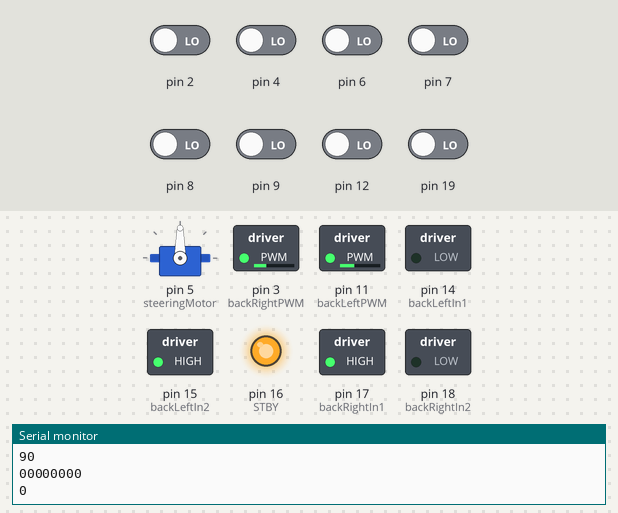
This sketch was run on a simulated Arduino Uno, built with avr-gcc and run on an emulated ATmega328P. Shown: servo, switched loads named in the sketch (green lamp = pin HIGH), output pins drawn as LEDs (lit = HIGH), the last lines printed to the serial monitor. The inputs (shaded band) are chosen by the test bench; at power-on: pin 2, pin 4, pin 6–9, pin 12, pin 19 LOW.

Above: at 1.2 s.
1.3 s: pin 2 driven HIGH
At 1.7 s:
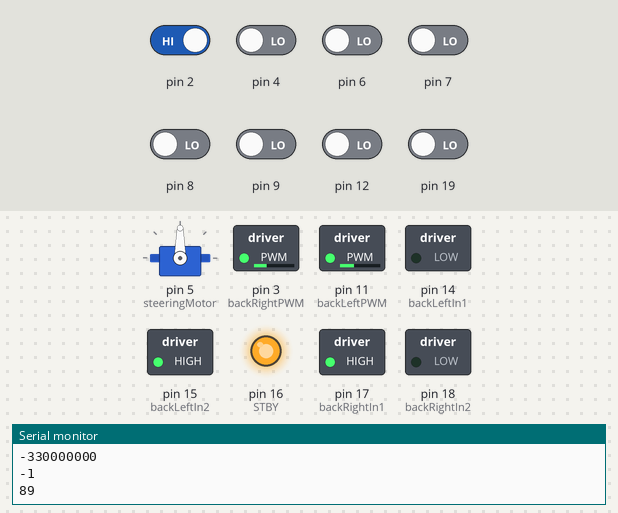
2.8 s: pin 6 driven HIGH
At 3.5 s:
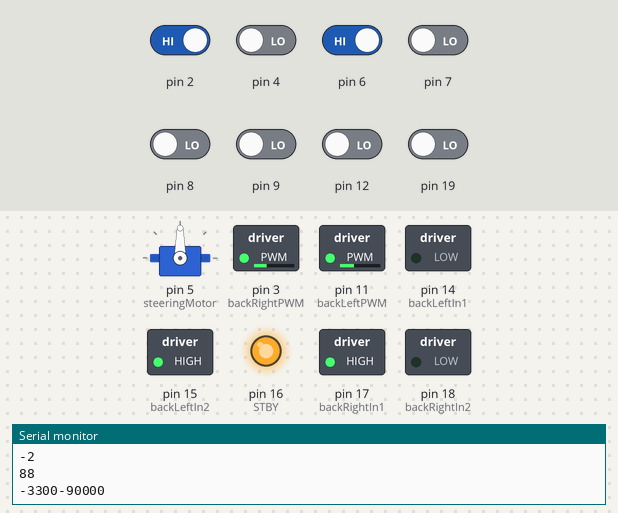
4.3 s: pin 19 driven HIGH
At 5.1 s:
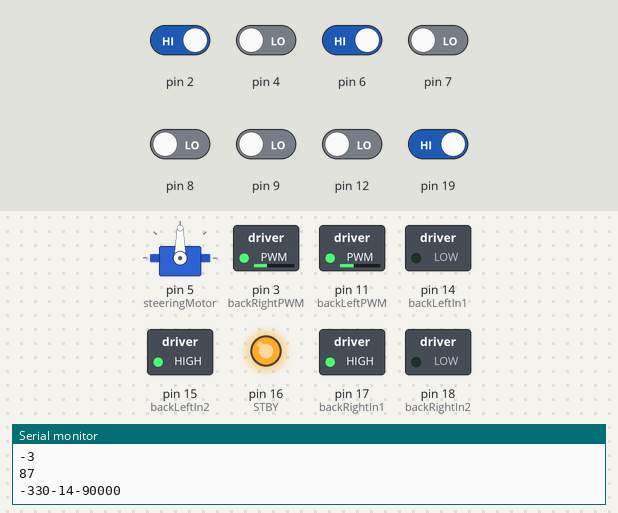
Timing chart, 0 to 7.3 s (numbered marks = the images above; inputs shaded):
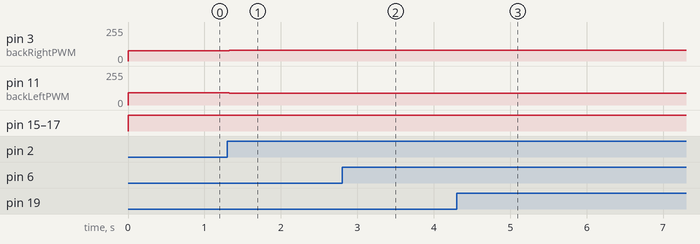

Measured:
- after the input at 1.3 s, pin 3 (backRightPWM): 78/255 → 79/255 at once; pin 11 (backLeftPWM): 91/255 → 89/255 at once
- after the input at 2.8 s, pin 3 (backRightPWM): 79/255 → 80/255 at once; pin 11 (backLeftPWM): 89/255 → 88/255 at once
- after the input at 4.3 s, pin 3 (backRightPWM): 80/255 → 81/255 at once; pin 11 (backLeftPWM): 88/255 → 87/255 at once

The sketch:

robot2motors.ino
```cpp
#include <Servo.h>
#include "LineSensor.h"


//servo pins
int const steering = 3;
Servo steeringMotor;

const int noseLength = 120;

//had problems with pin 10 on practice arduino
//left motors A
//right motors B
//
int const backLeftPWM = 11; //A PWM
int const backLeftIn1 = 14; //A In1
int const backLeftIn2 = 15; //A In2

int const backRightPWM = 3; //B PWM
int const backRightIn1 = 17; //B In1
int const backRightIn2 = 18; //B In2

int const boardLED = 13;
int const STBY = 16;  //

//line sensor
//the array is the pins L3, L2 ... R2, R3
LineSensor lineSensor( new int [8] {2, 4, 19, 6, 7, 8, 9, 12} );
int* lineData = new int [8];


void setup() {
    // put your setup code here, to run once:

    steeringMotor.attach(5); //attach servo to pin 19

    //Left Motor
    pinMode(backLeftIn1, OUTPUT);
    pinMode(backLeftIn2, OUTPUT);
    pinMode(STBY, OUTPUT);

    //Right Motor
    pinMode(backRightIn1, OUTPUT);
    pinMode(backRightIn2, OUTPUT);

    Serial.begin(9600);
}

void loop() {
  // put your main code here, to run repeatedly:

    lineSensor.update();

    //getSensorData(lineData, lineSensorPins, 8);

    if(lineSensor.hasOneTrue()) {
      lineSensor.getCurrent(lineData);
    } else {
      lineSensor.getLastSeen(lineData);
    }

    steer(lineData, steeringMotor);
    digitalWrite(backLeftIn1, 0);
    digitalWrite(backLeftIn2, 1);
    digitalWrite(STBY,1);

    digitalWrite(backRightIn1, 1);
    digitalWrite(backRightIn2, 0);

    for (int i = 0; i < 8; ++i) {
      Serial.print(lineData[i]);
    }

    Serial.println(' ');

}

//takes the array with numbers in it
//adds the numbers together and steers with it
void steer(int data[8], Servo motor){

 convertArrayToNumbers(data);
  int sum = sumArray(data);

  sum = toDegrees(sum, noseLength)/8;

  moveServo(sum, motor);

  return;
}

void moveServo (int delta, Servo motor ) {

    Serial.println(delta);
    int angle = delta + motor.read();
    if (angle < 50) {
        angle = 50;
    } else if (angle > 120) {
        angle = 120;
    }

    double rads = angle * 0.0174533;
    int leftSpeed = 130, rightSpeed = 130;

    leftSpeed *= .3 + ((double)(angle-50)/100);

    rightSpeed *= .3 + ((double)(120-angle)/100);

    analogWrite(backLeftPWM, leftSpeed);

    analogWrite(backRightPWM, rightSpeed);

    motor.write(angle);

    Serial.println(angle);

    return;
}


//function that takes the array of 1 or 0 values from the line
//sensor and converts them into an array of values
void convertArrayToNumbers(int a []){


  a[0] *= -33;
  a[1] *= 24;
  a[2] *= -14;
  a[3] *= -9;
  a[4] *= 9;
  a[5] *= 14;
  a[6] *= 24;
  a[7] *= 33;

}

//helper function that sums all the values
//in the array and returns the sum
int sumArray(int a[8]){

    int sum = 0;

    for(int i = 0; i < 8; i++){
        sum += a[i];
    }

    return sum;
}

int toDegrees (int distance, int radius) {
    return 360 * distance / (PI * 2 * radius);
}
```

LineSensor.cpp
```cpp
#include "LineSensor.h"
#include <Arduino.h>


LineSensor::LineSensor() {
	sensors = 0;
	current = lastSeen = pins = 0x0;
}

LineSensor::LineSensor(const int* pinNums, int numOfPins) {
	sensors = numOfPins;

	current = new int [sensors];
	lastSeen = new int [sensors];

	for (int i = 0; i < numOfPins; ++i) {
		current[i] = lastSeen[i] = 0;
	}


	pins = new int [sensors];

	for (int i = 0; i < numOfPins; ++i) {
		pins[i] = pinNums[i];
		pinMode(pins[i], INPUT);
	}
}


void LineSensor::getCurrent(int* arr) {
   for (int i = 0; i < sensors; ++i) {
    arr[i] = current[i];
  }
}


void LineSensor::getLastSeen(int* arr) {

  for (int i = 0; i < sensors; ++i) {
    arr[i] = lastSeen[i];
  }

}


/**
 * This function updates the arrays current and lastSeen.
 * lastSeen will only be overwritten if current has at least one true.
 *
 * @author Blake Lasky
 *
 * @param current current line data array
 * @param lastSeen reading data from last time we got at least one true reading
 * @param pinSpots pins corresponding to the previous two data arrays
 * @param arraySize size of the previous three arrays
 */
void LineSensor::update () {
    int* temp;

    temp = getSensorData();

    if ( hasOneTrue() ) {
        // shifts data from current to lastSeen and from temp to current
        for (int i = 0; i < sensors; ++i) {
            lastSeen[i] = current[i];
            current[i] = temp[i];
        }
    } else {
        //overwrites current with temp; does not affect lastSeen
        for (int i = 0; i < sensors; ++i) {
            current[i] = temp[i];
        }
    }

    delete[] temp;

}


/**
 * This function reads pins from pinSpots into array lineData of size arraySize.
 *
 * @author Blake Lasky
 *
 * @param lineData is an array which will be overidden with new data
 * @param pinSpots stores the pin numbers to read data in to put in lineData
 * @param arraySize stores the size of the other arrays; defaults to 8
 */
int* LineSensor::getSensorData() {

	int* temp = new int [8];

	//get sensor data from all 8 pins
	for (int i = 0; i < sensors; ++i) {
		temp[i] = digitalRead( pins[i] );
	}

	return temp;
}


/**
 * This function takes an array and check to make sure it has at least one true value
 *
 * @author Blake Lasky
 *
 * @param array the array to iterate through and check for a true value
 * @param arraySize size of the array passed in
 *
 * @return returns whether or not there was at least one true value
 */
bool LineSensor::hasOneTrue () {

    for (int i = 0; i < sensors; ++i) {
        if (current[i]) {
            return true;
        }
    }

    return false;
}
```

LineSensor.h
```cpp
#ifndef LINESENSOR_H
#define LINESENSOR_H

class LineSensor {

private:

	//how mant sensors are on the line sensor board
	int sensors;

	//stores current data from line sensor
    int* current;

    //stores data from when line was last seen
    int* lastSeen;

    //list of the pins where the sensor is where [0] is L3 and [7] is R3
	int* pins;


	// Various helper member functions.
	int* getSensorData();

 LineSensor();

public:
 bool hasOneTrue();

	//constructors
	//NOTE: make sure you pass in an array of pin numbers!
	//			this will not work properly otherwise.
	LineSensor(const int* pinNums, int numOfPins = 8);


	//will make sure to deallocate the memory
	void getCurrent(int*);

	//will make sure to deallocate the memory
	void getLastSeen(int*);


	//updates current and lastSeen
	void update();

};

#endif
```
